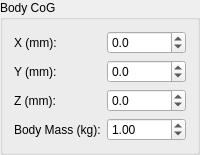
           <widget class="QGroupBox" name="bodyCogGroup">
            <property name="title">
             <string>Body CoG</string>
            </property>
            <layout class="QFormLayout" name="formLayout_4">
             <item row="0" column="0">
              <widget class="QLabel" name="label_13">
               <property name="text">
                <string>X (mm):</string>
               </property>
              </widget>
             </item>
             <item row="0" column="1">
              <widget class="QDoubleSpinBox" name="bodyCogXSpin">
               <property name="decimals">
                <number>1</number>
               </property>
               <property name="minimum">
                <double>-500.000000000000000</double>
               </property>
               <property name="maximum">
                <double>500.000000000000000</double>
               </property>
               <property name="singleStep">
                <double>10.000000000000000</double>
               </property>
              </widget>
             </item>
             <item row="1" column="0">
              <widget class="QLabel" name="label_14">
               <property name="text">
                <string>Y (mm):</string>
               </property>
              </widget>
             </item>
             <item row="1" column="1">
              <widget class="QDoubleSpinBox" name="bodyCogYSpin">
               <property name="decimals">
                <number>1</number>
               </property>
               <property name="minimum">
                <double>-500.000000000000000</double>
               </property>
               <property name="maximum">
                <double>500.000000000000000</double>
               </property>
               <property name="singleStep">
                <double>10.000000000000000</double>
               </property>
              </widget>
             </item>
             <item row="2" column="0">
              <widget class="QLabel" name="label_15">
               <property name="text">
                <string>Z (mm):</string>
               </property>
              </widget>
             </item>
             <item row="2" column="1">
              <widget class="QDoubleSpinBox" name="bodyCogZSpin">
               <property name="decimals">
                <number>1</number>
               </property>
               <property name="minimum">
                <double>-500.000000000000000</double>
               </property>
               <property name="maximum">
                <double>500.000000000000000</double>
               </property>
               <property name="singleStep">
                <double>10.000000000000000</double>
               </property>
              </widget>
             </item>
             <item row="3" column="0">
              <widget class="QLabel" name="label_36">
               <property name="text">
                <string>Body Mass (kg):</string>
               </property>
              </widget>
             </item>
             <item row="3" column="1">
              <widget class="QDoubleSpinBox" name="bodyMassSpin">
               <property name="singleStep">
                <double>0.100000000000000</double>
               </property>
               <property name="value">
                <double>1.000000000000000</double>
               </property>
              </widget>
             </item>
            </layout>
           </widget>
